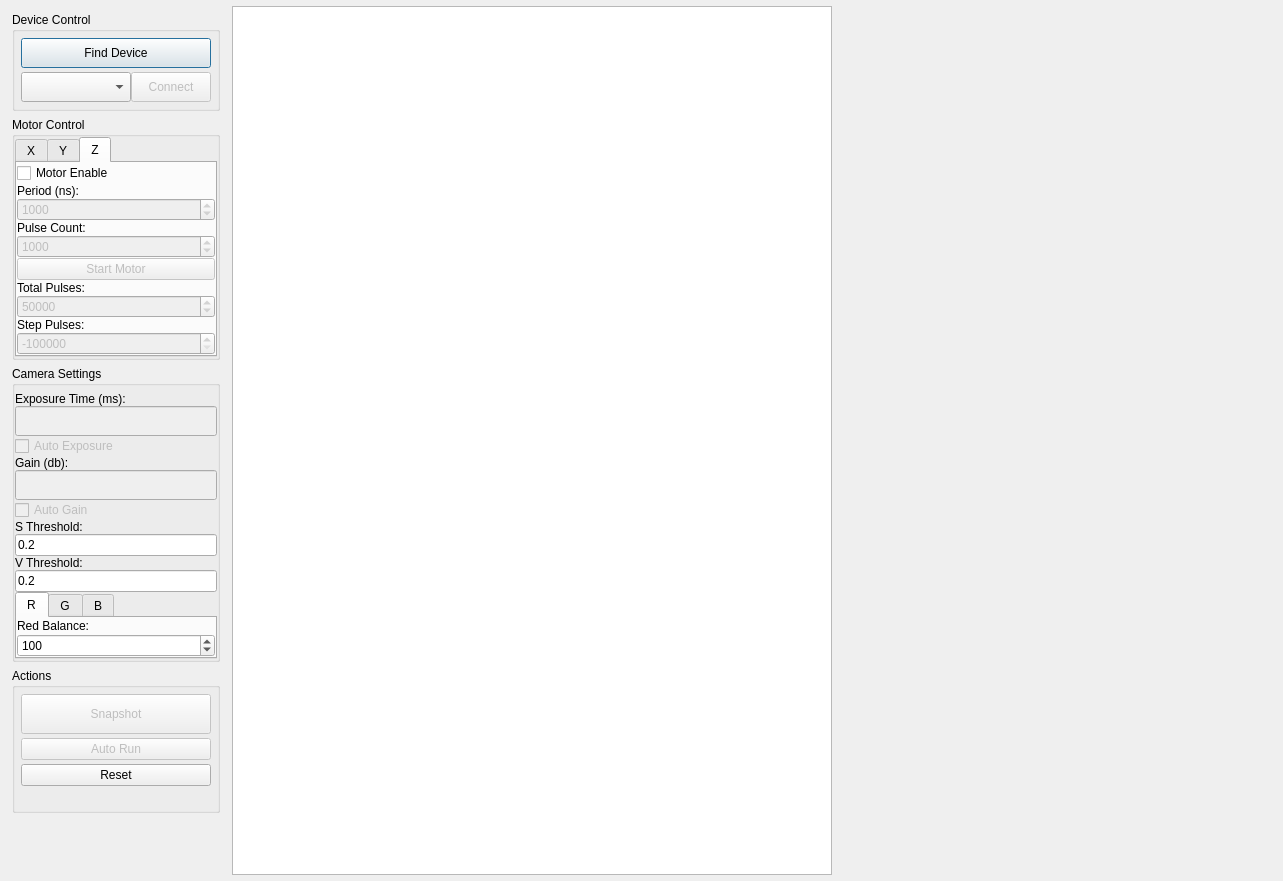
<?xml version="1.0" encoding="UTF-8"?>
<ui version="4.0">
 <class>MainWindow</class>
 <widget class="QDialog" name="MainWindow">
  <property name="geometry">
   <rect>
    <x>0</x>
    <y>0</y>
    <width>1283</width>
    <height>881</height>
   </rect>
  </property>
  <property name="sizePolicy">
   <sizepolicy hsizetype="Expanding" vsizetype="Expanding">
    <horstretch>0</horstretch>
    <verstretch>0</verstretch>
   </sizepolicy>
  </property>
  <property name="minimumSize">
   <size>
    <width>800</width>
    <height>600</height>
   </size>
  </property>
  <property name="maximumSize">
   <size>
    <width>1920</width>
    <height>1080</height>
   </size>
  </property>
  <property name="windowTitle">
   <string>QT Chromatic Confocal Measurement</string>
  </property>
  <layout class="QHBoxLayout" name="mainLayout">
   <property name="spacing">
    <number>6</number>
   </property>
   <property name="leftMargin">
    <number>6</number>
   </property>
   <property name="topMargin">
    <number>6</number>
   </property>
   <property name="rightMargin">
    <number>6</number>
   </property>
   <property name="bottomMargin">
    <number>6</number>
   </property>
   <item>
    <widget class="QWidget" name="controlPanel" native="true">
     <property name="sizePolicy">
      <sizepolicy hsizetype="Fixed" vsizetype="Expanding">
       <horstretch>0</horstretch>
       <verstretch>1</verstretch>
      </sizepolicy>
     </property>
     <property name="minimumSize">
      <size>
       <width>220</width>
       <height>0</height>
      </size>
     </property>
     <property name="maximumSize">
      <size>
       <width>300</width>
       <height>16777215</height>
      </size>
     </property>
     <layout class="QVBoxLayout" name="verticalLayout">
      <property name="spacing">
       <number>6</number>
      </property>
      <property name="leftMargin">
       <number>6</number>
      </property>
      <property name="topMargin">
       <number>6</number>
      </property>
      <property name="rightMargin">
       <number>6</number>
      </property>
      <property name="bottomMargin">
       <number>6</number>
      </property>
      <item>
       <widget class="QGroupBox" name="grpDeviceControl">
        <property name="title">
         <string>Device Control</string>
        </property>
        <layout class="QVBoxLayout" name="verticalLayout_3">
         <property name="spacing">
          <number>4</number>
         </property>
         <property name="leftMargin">
          <number>6</number>
         </property>
         <property name="topMargin">
          <number>6</number>
         </property>
         <property name="rightMargin">
          <number>6</number>
         </property>
         <property name="bottomMargin">
          <number>6</number>
         </property>
         <item>
          <widget class="QPushButton" name="btnFindDevice">
           <property name="sizePolicy">
            <sizepolicy hsizetype="Expanding" vsizetype="Fixed">
             <horstretch>0</horstretch>
             <verstretch>0</verstretch>
            </sizepolicy>
           </property>
           <property name="minimumSize">
            <size>
             <width>0</width>
             <height>30</height>
            </size>
           </property>
           <property name="text">
            <string>Find Device</string>
           </property>
          </widget>
         </item>
         <item>
          <widget class="QWidget" name="deviceControls" native="true">
           <property name="sizePolicy">
            <sizepolicy hsizetype="Expanding" vsizetype="Fixed">
             <horstretch>0</horstretch>
             <verstretch>0</verstretch>
            </sizepolicy>
           </property>
           <layout class="QHBoxLayout" name="horizontalLayout_3">
            <property name="spacing">
             <number>0</number>
            </property>
            <property name="leftMargin">
             <number>0</number>
            </property>
            <property name="topMargin">
             <number>0</number>
            </property>
            <property name="rightMargin">
             <number>0</number>
            </property>
            <property name="bottomMargin">
             <number>0</number>
            </property>
            <item>
             <widget class="QComboBox" name="comboDeviceList">
              <property name="sizePolicy">
               <sizepolicy hsizetype="Expanding" vsizetype="Fixed">
                <horstretch>1</horstretch>
                <verstretch>0</verstretch>
               </sizepolicy>
              </property>
              <property name="minimumSize">
               <size>
                <width>0</width>
                <height>30</height>
               </size>
              </property>
             </widget>
            </item>
            <item>
             <widget class="QPushButton" name="btnConnectDevice">
              <property name="enabled">
               <bool>false</bool>
              </property>
              <property name="sizePolicy">
               <sizepolicy hsizetype="Fixed" vsizetype="Fixed">
                <horstretch>0</horstretch>
                <verstretch>0</verstretch>
               </sizepolicy>
              </property>
              <property name="minimumSize">
               <size>
                <width>80</width>
                <height>30</height>
               </size>
              </property>
              <property name="text">
               <string>Connect</string>
              </property>
             </widget>
            </item>
           </layout>
          </widget>
         </item>
        </layout>
       </widget>
      </item>
      <item>
       <widget class="QGroupBox" name="grpMotorControl">
        <property name="title">
         <string>Motor Control</string>
        </property>
        <layout class="QVBoxLayout" name="verticalLayout_5">
         <property name="spacing">
          <number>0</number>
         </property>
         <property name="leftMargin">
          <number>0</number>
         </property>
         <property name="topMargin">
          <number>0</number>
         </property>
         <property name="rightMargin">
          <number>0</number>
         </property>
         <property name="bottomMargin">
          <number>0</number>
         </property>
         <item>
          <widget class="QTabWidget" name="tabMotorControl">
           <property name="autoFillBackground">
            <bool>false</bool>
           </property>
           <property name="currentIndex">
            <number>2</number>
           </property>
           <widget class="QWidget" name="motorX">
            <attribute name="title">
             <string>X</string>
            </attribute>
            <layout class="QVBoxLayout" name="verticalLayout_X">
             <property name="spacing">
              <number>0</number>
             </property>
             <property name="leftMargin">
              <number>0</number>
             </property>
             <property name="topMargin">
              <number>0</number>
             </property>
             <property name="rightMargin">
              <number>0</number>
             </property>
             <property name="bottomMargin">
              <number>0</number>
             </property>
             <item>
              <widget class="QCheckBox" name="chkMotorEnable_X">
               <property name="text">
                <string>Motor Enable</string>
               </property>
              </widget>
             </item>
             <item>
              <widget class="QLabel" name="lblPeriod_X">
               <property name="text">
                <string>Period (ns):</string>
               </property>
              </widget>
             </item>
             <item>
              <widget class="QSpinBox" name="spinPeriod_X">
               <property name="enabled">
                <bool>false</bool>
               </property>
               <property name="maximumSize">
                <size>
                 <width>16777215</width>
                 <height>16777215</height>
                </size>
               </property>
               <property name="minimum">
                <number>1</number>
               </property>
               <property name="maximum">
                <number>16777215</number>
               </property>
               <property name="value">
                <number>1000</number>
               </property>
              </widget>
             </item>
             <item>
              <widget class="QLabel" name="lblPulseCount_X">
               <property name="text">
                <string>Pulse Count:</string>
               </property>
              </widget>
             </item>
             <item>
              <widget class="QSpinBox" name="spinPulseCount_X">
               <property name="enabled">
                <bool>false</bool>
               </property>
               <property name="minimum">
                <number>-16777215</number>
               </property>
               <property name="maximum">
                <number>16777215</number>
               </property>
               <property name="value">
                <number>1000</number>
               </property>
              </widget>
             </item>
             <item>
              <widget class="QPushButton" name="btnStartMotor_X">
               <property name="enabled">
                <bool>false</bool>
               </property>
               <property name="text">
                <string>Start Motor</string>
               </property>
              </widget>
             </item>
             <item>
              <widget class="QLabel" name="lblTotalPulses_X">
               <property name="text">
                <string>Total Pulses:</string>
               </property>
              </widget>
             </item>
             <item>
              <widget class="QSpinBox" name="spinTotalPulses_X">
               <property name="enabled">
                <bool>false</bool>
               </property>
               <property name="minimum">
                <number>-1000000</number>
               </property>
               <property name="maximum">
                <number>1000000</number>
               </property>
               <property name="value">
                <number>50000</number>
               </property>
              </widget>
             </item>
             <item>
              <widget class="QLabel" name="lblStepPulses_X">
               <property name="text">
                <string>Step Pulses:</string>
               </property>
              </widget>
             </item>
             <item>
              <widget class="QSpinBox" name="spinStepPulses_X">
               <property name="enabled">
                <bool>false</bool>
               </property>
               <property name="minimum">
                <number>-1000000</number>
               </property>
               <property name="maximum">
                <number>1000000</number>
               </property>
               <property name="value">
                <number>-1000000</number>
               </property>
              </widget>
             </item>
            </layout>
           </widget>
           <widget class="QWidget" name="motorY">
            <attribute name="title">
             <string>Y</string>
            </attribute>
            <layout class="QVBoxLayout" name="verticalLayout_Y">
             <property name="spacing">
              <number>0</number>
             </property>
             <property name="leftMargin">
              <number>0</number>
             </property>
             <property name="topMargin">
              <number>0</number>
             </property>
             <property name="rightMargin">
              <number>0</number>
             </property>
             <property name="bottomMargin">
              <number>0</number>
             </property>
             <item>
              <widget class="QCheckBox" name="chkMotorEnable_Y">
               <property name="text">
                <string>Motor Enable</string>
               </property>
              </widget>
             </item>
             <item>
              <widget class="QLabel" name="lblPeriod_Y">
               <property name="text">
                <string>Period (ns):</string>
               </property>
              </widget>
             </item>
             <item>
              <widget class="QSpinBox" name="spinPeriod_Y">
               <property name="enabled">
                <bool>false</bool>
               </property>
               <property name="maximumSize">
                <size>
                 <width>16777215</width>
                 <height>16777215</height>
                </size>
               </property>
               <property name="minimum">
                <number>1</number>
               </property>
               <property name="maximum">
                <number>16777215</number>
               </property>
               <property name="value">
                <number>1000</number>
               </property>
              </widget>
             </item>
             <item>
              <widget class="QLabel" name="lblPulseCount_Y">
               <property name="text">
                <string>Pulse Count:</string>
               </property>
              </widget>
             </item>
             <item>
              <widget class="QSpinBox" name="spinPulseCount_Y">
               <property name="enabled">
                <bool>false</bool>
               </property>
               <property name="minimum">
                <number>-16777215</number>
               </property>
               <property name="maximum">
                <number>16777215</number>
               </property>
               <property name="value">
                <number>1000</number>
               </property>
              </widget>
             </item>
             <item>
              <widget class="QPushButton" name="btnStartMotor_Y">
               <property name="enabled">
                <bool>false</bool>
               </property>
               <property name="text">
                <string>Start Motor</string>
               </property>
              </widget>
             </item>
             <item>
              <widget class="QLabel" name="lblTotalPulses_Y">
               <property name="text">
                <string>Total Pulses:</string>
               </property>
              </widget>
             </item>
             <item>
              <widget class="QSpinBox" name="spinTotalPulses_Y">
               <property name="enabled">
                <bool>false</bool>
               </property>
               <property name="minimum">
                <number>-1000000</number>
               </property>
               <property name="maximum">
                <number>1000000</number>
               </property>
               <property name="value">
                <number>50000</number>
               </property>
              </widget>
             </item>
             <item>
              <widget class="QLabel" name="lblStepPulses_Y">
               <property name="text">
                <string>Step Pulses:</string>
               </property>
              </widget>
             </item>
             <item>
              <widget class="QSpinBox" name="spinStepPulses_Y">
               <property name="enabled">
                <bool>false</bool>
               </property>
               <property name="minimum">
                <number>-1000000</number>
               </property>
               <property name="maximum">
                <number>1000000</number>
               </property>
               <property name="value">
                <number>-1000000</number>
               </property>
              </widget>
             </item>
            </layout>
           </widget>
           <widget class="QWidget" name="motorZ">
            <attribute name="title">
             <string>Z</string>
            </attribute>
            <layout class="QVBoxLayout" name="verticalLayout_Z">
             <property name="spacing">
              <number>0</number>
             </property>
             <property name="leftMargin">
              <number>0</number>
             </property>
             <property name="topMargin">
              <number>0</number>
             </property>
             <property name="rightMargin">
              <number>0</number>
             </property>
             <property name="bottomMargin">
              <number>0</number>
             </property>
             <item>
              <widget class="QCheckBox" name="chkMotorEnable_Z">
               <property name="text">
                <string>Motor Enable</string>
               </property>
              </widget>
             </item>
             <item>
              <widget class="QLabel" name="lblPeriod_Z">
               <property name="text">
                <string>Period (ns):</string>
               </property>
              </widget>
             </item>
             <item>
              <widget class="QSpinBox" name="spinPeriod_Z">
               <property name="enabled">
                <bool>false</bool>
               </property>
               <property name="maximumSize">
                <size>
                 <width>16777215</width>
                 <height>16777215</height>
                </size>
               </property>
               <property name="minimum">
                <number>1</number>
               </property>
               <property name="maximum">
                <number>16777215</number>
               </property>
               <property name="value">
                <number>1000</number>
               </property>
              </widget>
             </item>
             <item>
              <widget class="QLabel" name="lblPulseCount_Z">
               <property name="text">
                <string>Pulse Count:</string>
               </property>
              </widget>
             </item>
             <item>
              <widget class="QSpinBox" name="spinPulseCount_Z">
               <property name="enabled">
                <bool>false</bool>
               </property>
               <property name="minimum">
                <number>-16777215</number>
               </property>
               <property name="maximum">
                <number>16777215</number>
               </property>
               <property name="value">
                <number>1000</number>
               </property>
              </widget>
             </item>
             <item>
              <widget class="QPushButton" name="btnStartMotor_Z">
               <property name="enabled">
                <bool>false</bool>
               </property>
               <property name="text">
                <string>Start Motor</string>
               </property>
              </widget>
             </item>
             <item>
              <widget class="QLabel" name="lblTotalPulses_Z">
               <property name="text">
                <string>Total Pulses:</string>
               </property>
              </widget>
             </item>
             <item>
              <widget class="QSpinBox" name="spinTotalPulses_Z">
               <property name="enabled">
                <bool>false</bool>
               </property>
               <property name="minimum">
                <number>-1000000</number>
               </property>
               <property name="maximum">
                <number>1000000</number>
               </property>
               <property name="value">
                <number>50000</number>
               </property>
              </widget>
             </item>
             <item>
              <widget class="QLabel" name="lblStepPulses_Z">
               <property name="text">
                <string>Step Pulses:</string>
               </property>
              </widget>
             </item>
             <item>
              <widget class="QSpinBox" name="spinStepPulses_Z">
               <property name="enabled">
                <bool>false</bool>
               </property>
               <property name="minimum">
                <number>-1000000</number>
               </property>
               <property name="maximum">
                <number>1000000</number>
               </property>
               <property name="value">
                <number>-1000000</number>
               </property>
              </widget>
             </item>
            </layout>
           </widget>
          </widget>
         </item>
        </layout>
       </widget>
      </item>
      <item>
       <widget class="QGroupBox" name="grpCameraSettings">
        <property name="title">
         <string>Camera Settings</string>
        </property>
        <layout class="QVBoxLayout" name="verticalLayout_2">
         <property name="spacing">
          <number>0</number>
         </property>
         <property name="leftMargin">
          <number>0</number>
         </property>
         <property name="topMargin">
          <number>6</number>
         </property>
         <property name="rightMargin">
          <number>0</number>
         </property>
         <property name="bottomMargin">
          <number>0</number>
         </property>
         <item>
          <widget class="QLabel" name="lblExposureTime">
           <property name="text">
            <string>Exposure Time (ms):</string>
           </property>
          </widget>
         </item>
         <item>
          <widget class="QLineEdit" name="leExposureTime">
           <property name="enabled">
            <bool>false</bool>
           </property>
           <property name="sizePolicy">
            <sizepolicy hsizetype="Expanding" vsizetype="Fixed">
             <horstretch>0</horstretch>
             <verstretch>0</verstretch>
            </sizepolicy>
           </property>
           <property name="minimumSize">
            <size>
             <width>0</width>
             <height>30</height>
            </size>
           </property>
          </widget>
         </item>
         <item>
          <widget class="QCheckBox" name="chkAutoExposure">
           <property name="enabled">
            <bool>false</bool>
           </property>
           <property name="text">
            <string>Auto Exposure</string>
           </property>
          </widget>
         </item>
         <item>
          <widget class="QLabel" name="lblGain">
           <property name="text">
            <string>Gain (db):</string>
           </property>
          </widget>
         </item>
         <item>
          <widget class="QLineEdit" name="leGain">
           <property name="enabled">
            <bool>false</bool>
           </property>
           <property name="minimumSize">
            <size>
             <width>0</width>
             <height>30</height>
            </size>
           </property>
          </widget>
         </item>
         <item>
          <widget class="QCheckBox" name="chkAutoGain">
           <property name="enabled">
            <bool>false</bool>
           </property>
           <property name="text">
            <string>Auto Gain</string>
           </property>
          </widget>
         </item>
         <item>
          <widget class="QLabel" name="lblSThreshold">
           <property name="text">
            <string>S Threshold:</string>
           </property>
          </widget>
         </item>
         <item>
          <widget class="QLineEdit" name="leSThreshold">
           <property name="text">
            <string>0.2</string>
           </property>
          </widget>
         </item>
         <item>
          <widget class="QLabel" name="lblVThreshold">
           <property name="text">
            <string>V Threshold:</string>
           </property>
          </widget>
         </item>
         <item>
          <widget class="QLineEdit" name="leVThreshold">
           <property name="text">
            <string>0.2</string>
           </property>
          </widget>
         </item>
         <item>
          <widget class="QTabWidget" name="tabColorBalance">
           <property name="currentIndex">
            <number>0</number>
           </property>
           <widget class="QWidget" name="tabRBalance">
            <attribute name="title">
             <string>R</string>
            </attribute>
            <layout class="QVBoxLayout" name="verticalLayout_R">
             <property name="spacing">
              <number>0</number>
             </property>
             <property name="leftMargin">
              <number>0</number>
             </property>
             <property name="topMargin">
              <number>0</number>
             </property>
             <property name="rightMargin">
              <number>0</number>
             </property>
             <property name="bottomMargin">
              <number>0</number>
             </property>
             <item>
              <widget class="QLabel" name="lblRedBalance_R">
               <property name="text">
                <string>Red Balance:</string>
               </property>
              </widget>
             </item>
             <item>
              <widget class="QSpinBox" name="spinRedBalance_R">
               <property name="minimum">
                <number>0</number>
               </property>
               <property name="maximum">
                <number>65536</number>
               </property>
               <property name="value">
                <number>100</number>
               </property>
              </widget>
             </item>
            </layout>
           </widget>
           <widget class="QWidget" name="tabGBalance">
            <attribute name="title">
             <string>G</string>
            </attribute>
            <layout class="QVBoxLayout" name="verticalLayout_G">
             <property name="spacing">
              <number>0</number>
             </property>
             <property name="leftMargin">
              <number>0</number>
             </property>
             <property name="topMargin">
              <number>0</number>
             </property>
             <property name="rightMargin">
              <number>0</number>
             </property>
             <property name="bottomMargin">
              <number>0</number>
             </property>
             <item>
              <widget class="QLabel" name="lblGreenBalance_G">
               <property name="text">
                <string>Green Balance:</string>
               </property>
              </widget>
             </item>
             <item>
              <widget class="QSpinBox" name="spinGreenBalance_G">
               <property name="minimum">
                <number>0</number>
               </property>
               <property name="maximum">
                <number>65536</number>
               </property>
               <property name="value">
                <number>100</number>
               </property>
              </widget>
             </item>
            </layout>
           </widget>
           <widget class="QWidget" name="tabBBalance">
            <attribute name="title">
             <string>B</string>
            </attribute>
            <layout class="QVBoxLayout" name="verticalLayout_B">
             <property name="spacing">
              <number>0</number>
             </property>
             <property name="leftMargin">
              <number>0</number>
             </property>
             <property name="topMargin">
              <number>0</number>
             </property>
             <property name="rightMargin">
              <number>0</number>
             </property>
             <property name="bottomMargin">
              <number>0</number>
             </property>
             <item>
              <widget class="QLabel" name="lblBlueBalance_B">
               <property name="text">
                <string>Blue Balance:</string>
               </property>
              </widget>
             </item>
             <item>
              <widget class="QSpinBox" name="spinBlueBalance_B">
               <property name="minimum">
                <number>0</number>
               </property>
               <property name="maximum">
                <number>65536</number>
               </property>
               <property name="value">
                <number>100</number>
               </property>
              </widget>
             </item>
            </layout>
           </widget>
          </widget>
         </item>
        </layout>
       </widget>
      </item>
      <item>
       <widget class="QGroupBox" name="grpActions">
        <property name="title">
         <string>Actions</string>
        </property>
        <layout class="QVBoxLayout" name="verticalLayout_4">
         <property name="spacing">
          <number>4</number>
         </property>
         <property name="leftMargin">
          <number>6</number>
         </property>
         <property name="topMargin">
          <number>6</number>
         </property>
         <property name="rightMargin">
          <number>6</number>
         </property>
         <property name="bottomMargin">
          <number>6</number>
         </property>
         <item>
          <widget class="QPushButton" name="btnSnapshot">
           <property name="enabled">
            <bool>false</bool>
           </property>
           <property name="sizePolicy">
            <sizepolicy hsizetype="Expanding" vsizetype="Fixed">
             <horstretch>0</horstretch>
             <verstretch>0</verstretch>
            </sizepolicy>
           </property>
           <property name="minimumSize">
            <size>
             <width>0</width>
             <height>40</height>
            </size>
           </property>
           <property name="text">
            <string>Snapshot</string>
           </property>
          </widget>
         </item>
         <item>
          <widget class="QPushButton" name="btnAutoRun">
           <property name="enabled">
            <bool>false</bool>
           </property>
           <property name="text">
            <string>Auto Run</string>
           </property>
          </widget>
         </item>
         <item>
          <widget class="QPushButton" name="btnReset">
           <property name="text">
            <string>Reset</string>
           </property>
          </widget>
         </item>
         <item>
          <widget class="QLabel" name="lblDistance">
           <property name="text">
            <string/>
           </property>
          </widget>
         </item>
        </layout>
       </widget>
      </item>
      <item>
       <widget class="QLabel" name="lblShowMax">
        <property name="text">
         <string/>
        </property>
       </widget>
      </item>
      <item>
       <spacer name="verticalSpacer">
        <property name="orientation">
         <enum>Qt::Vertical</enum>
        </property>
        <property name="sizeHint" stdset="0">
         <size>
          <width>20</width>
          <height>40</height>
         </size>
        </property>
       </spacer>
      </item>
     </layout>
    </widget>
   </item>
   <item>
    <widget class="QGraphicsView" name="graphicsView">
     <property name="sizePolicy">
      <sizepolicy hsizetype="Expanding" vsizetype="Expanding">
       <horstretch>1</horstretch>
       <verstretch>1</verstretch>
      </sizepolicy>
     </property>
     <property name="minimumSize">
      <size>
       <width>600</width>
       <height>500</height>
      </size>
     </property>
     <property name="maximumSize">
      <size>
       <width>1920</width>
       <height>1080</height>
      </size>
     </property>
     <property name="focusPolicy">
      <enum>Qt::StrongFocus</enum>
     </property>
     <property name="acceptDrops">
      <bool>true</bool>
     </property>
    </widget>
   </item>
   <item>
    <widget class="QWidget" name="Q3dContainerWidget" native="true">
     <property name="sizePolicy">
      <sizepolicy hsizetype="Expanding" vsizetype="Expanding">
       <horstretch>1</horstretch>
       <verstretch>1</verstretch>
      </sizepolicy>
     </property>
     <property name="minimumSize">
      <size>
       <width>600</width>
       <height>500</height>
      </size>
     </property>
     <property name="maximumSize">
      <size>
       <width>1920</width>
       <height>1080</height>
      </size>
     </property>
     <layout class="QVBoxLayout" name="verticalLayout_Q3D">
      <property name="spacing">
       <number>0</number>
      </property>
      <property name="leftMargin">
       <number>0</number>
      </property>
      <property name="topMargin">
       <number>0</number>
      </property>
      <property name="rightMargin">
       <number>0</number>
      </property>
      <property name="bottomMargin">
       <number>0</number>
      </property>
     </layout>
    </widget>
   </item>
  </layout>
 </widget>
 <resources/>
 <connections/>
</ui>
